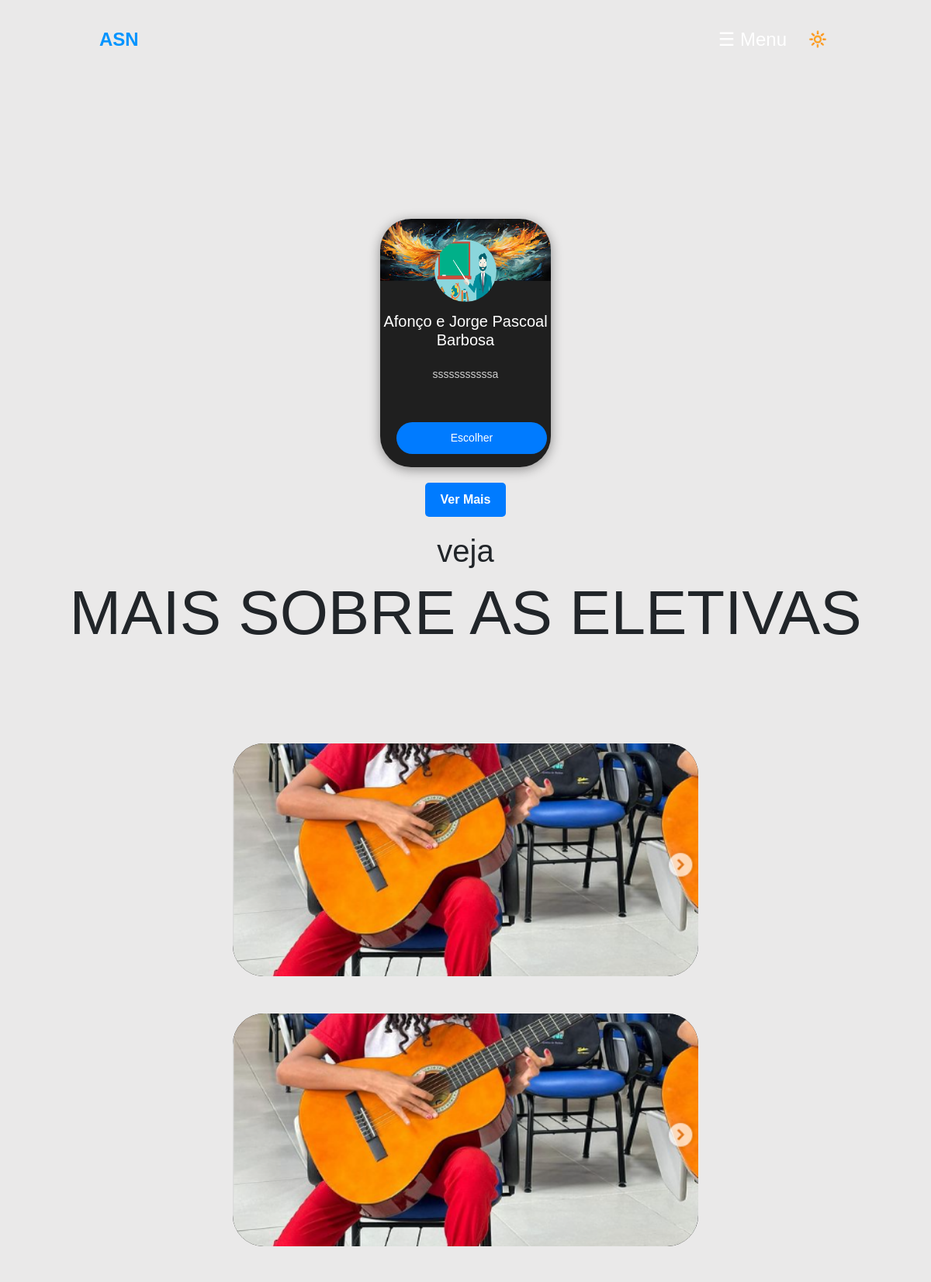
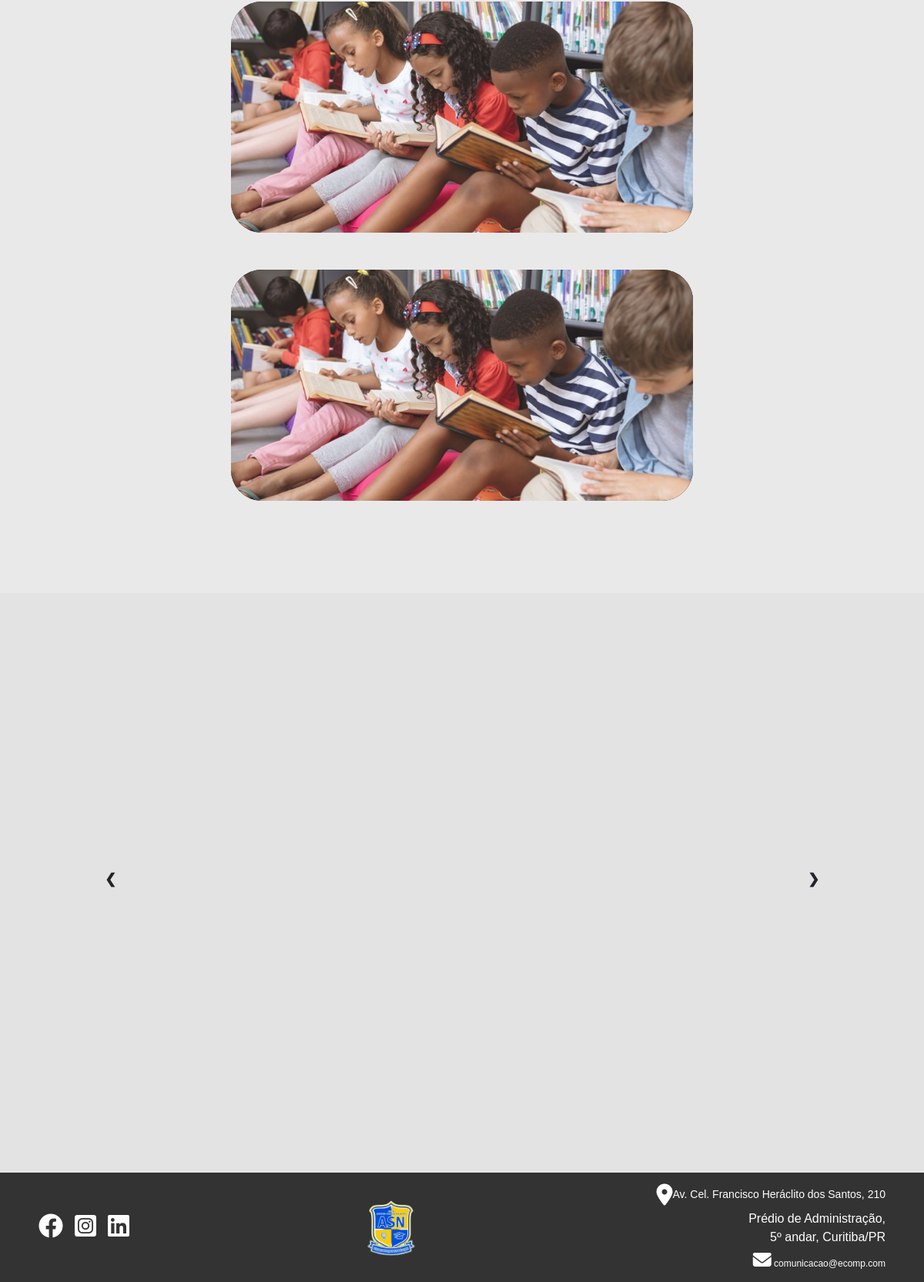
The app's page /eletivas/ with its own data (2 pictures, top to bottom).
### Aplicativo/models.py (models this page shows)
class Eletivas(models.Model):
    titulo = models.CharField(max_length=50)
    descricao = models.TextField(max_length=150)
    imagem = models.ImageField(upload_to="img_eletivas/")
    link = models.URLField(max_length=100, null=True, blank=False)
    img_professores_eletiva = models.ImageField(upload_to="img_eletivas/img_professores_eletiva",null=True, blank=False)

### Aplicativo/views.py (the view)
# urls.py: path('eletivas/', eletivas,name='eletivas'),
def eletivas(request):
    if ver_se_a_pagina_pode_funcionar('eletiva') == True:
        return render(request,'definir_as_paginas/acesso_bloqueado.html')
    dados = dados_universsais.copy()
    dados['pagina'] = "eletivas"
    dados['eletivas'] = Eletivas.objects.all().values()
    todos_professores = {}
    for i in dados['eletivas']:
        todos_professores[f"professor_de_{i['titulo']}"] = Professores.objects.filter(eletiva=f"{i['titulo']}").values()
    dados['todos_professores'] = todos_professores
    return render(request,'eletiva/eletivas.html',dados)

### Aplicativo/templatetags/pesquisa_de_professores.py (called while the page is built)
def pesquisar_professor(dict,nome_da_eletiva):
    var = dict.get(f'professor_de_{nome_da_eletiva}')
    tam_var = len(var)
    mensagem_final = ''
    if tam_var == 2:
        mensagem_final += f"{var[0].get('nome')} e {var[1].get('nome')}"
    elif tam_var == 1:
        mensagem_final += f"{var[0].get('nome')}"
    else:
        mensagem_final += "Nenhum professor nessa eletiva"
    return mensagem_final

### Aplicativo/views.py (called while the page is built)
def ver_se_a_pagina_pode_funcionar(pagina):
    paginaModels = PaginasUtilizaveis.objects.values().get(id=1)
    if paginaModels[f'{pagina}'] != True:
        return True
    else:
        return False

### Aplicativo/templates/eletiva/eletivas.html (shortened to what this page needs)
{% load static %}
<!DOCTYPE html>
<html lang="en">
<head>
    <link rel="stylesheet" href="{% static 'css/styler_2.css'%} ">
    <link rel="stylesheet" href="{% static 'css/links_reutilizados.css'%} ">
    <link rel="stylesheet" href="https://cdn.jsdelivr.net/npm/bootstrap@4.0.0/dist/css/bootstrap.min.css">
</head>
<body>
    {% include 'codigos reutilizados/links_reutilizados.html' %}
    <div class="casdds">
        {% for i in eletivas %}
            <div class="card-1" data-materia="{{i.titulo}}" data-id="{{i.id}}" onmouseenter="entrou(this)" onmouseleave="saiu(this)">
                <div class="top-section" style=" background-image: url('../../../media/{{i.imagem}}');">
                    <img src="../../../media/{{i.img_professores_eletiva}}" alt="Wilmeika and Juliano">
                </div>
                {% load pesquisa_de_professores %}
                <div class="align">
                    <h2>{{todos_professores|pesquisar_professor:i.titulo}}</h2>
                    <p>{{i.descricao}}</p>
                </div>
                <button onclick="vai(this)" data-link="{{i.link}}">Escolher</button>
            </div>
        {% endfor%}
</div>
<section class="part">
    <a href="#" class="text-decoration-none botao-ver-mais">Ver Mais</a>
</section>
<section>
    <div class="ini">
        <h2>veja</h2>
        <h1>MAIS SOBRE AS ELETIVAS</h1>
        <div class="eleti">
            <div class="div1">
                <img src="../../../media/img_fixas/Sem título.png" alt="">
            </div>
            <div class="div2">
                <img src="../../../media/img_fixas/Sem título.png" alt="">
            </div>
            <div class="div3">
                <img src="../../../media/img_fixas/literatura.png" alt="">
            </div>
            <div class="div4">
                <img src="../../../media/img_fixas/literatura.png" alt="">
            </div>
        </div>
    </div>
</section>
<div style="background-color: #cfcfcf3b; padding:10%">
    <div class="slideshow-container">
        <a class="prev" onclick="plusSlides(-1)">&#10094;</a>
        <a class="next" onclick="plusSlides(1)">&#10095;</a>
    </div>
    <br>
</div>
{% include 'codigos reutilizados/footer.html' %}
</body>
</html>

### Aplicativo/static/css/styler_2.css (style rules this page uses)
.card-1 { width: 220px; height: 320px; background-color: #1f1f1f; border-radius: 40px; box-shadow: 0 4px 8px rgba(0, 0, 0, 0.1); text-align: center; color: white; overflow: hidden; box-shadow: 0 3px 15px rgb(0 0 0 / 0.4); }
.card-1 .top-section { background-color: white; padding: 20px; height: 80px; background-size: cover; }
.card-1 img { margin-top: 4%; width: 80px; height: 80px; border-radius: 50%; overflow: hidden; }
.card-1 h2 { font-size: 20px; margin-bottom: 10px; margin-top: 40px; }
.card-1 p { margin-top: 10%; font-size: 14px; margin-bottom: 20px; color: #cfcfcf; padding: 0 10px; }
.card-1 button { background-color: #007bff; color: white; border: none; padding: 10px 70px; border-radius: 50px; cursor: pointer; font-size: 14px; margin-bottom: 10px; }
.casdds { display: flex; justify-content: space-evenly; flex-wrap: wrap; gap: 48px; margin-top: 15%; }
.botao-ver-mais { display: inline-block; padding: 10px 20px; margin: 20px 10px; font-size: 16px; font-weight: bold; color: white; background-color: #007bff; border: none; border-radius: 5px; text-align: center; text-decoration: none; cursor: pointer; transition: background-color 0.3s; }
.align p { word-wrap: break-word; white-space: normal; height: 52px; overflow-y: scroll; }
.part { display: flex; justify-content: center; align-items: center; }
body { font-family: Arial, sans-serif; margin: 0; padding: 0; }
.ini { display: flex; align-items: center; justify-content: center; text-align: center; flex-direction: column; }
.ini h1 { font-size: 80px; margin: 0; }
.ini h2 { font-size: 40px; margin: 2; }
.eleti { display: flex; justify-content: space-between; flex-wrap: wrap; justify-content: center; gap: 48px; padding: 10%; }
.div1, .div2, .div3, .div4 { position: relative; border-radius: 40px; overflow: hidden; width: 600px; height: 300px; transition: transform 0.5s ease, box-shadow 0.5s ease; }
.div1, .div2, .div3, .div4 { background-color: rgb(0, 0, 0); }
.div1 img, .div2 img, .div3 img, .div4 img { width: 100%; height: 100%; object-fit: cover; transition: transform 0.5s ease; }
.slideshow-container { max-width: 1000px; position: relative; margin: auto; }
.prev, .next { cursor: pointer; position: absolute; top: 50%; width: auto; margin-top: -22px; padding: 16px; color: white; font-weight: bold; font-size: 18px; transition: 0.6s ease; border-radius: 0 3px 3px 0; user-select: none; }
.next { right: 0; border-radius: 3px 0 0 3px; }
html { scroll-behavior: smooth; }
@media (min-width: 1023px) and (max-width: 1440px) { .casdds { display: flex; justify-content: center; flex-wrap: wrap; gap: 48px; margin-top: 15%; } }

### Aplicativo/static/css/links_reutilizados.css (style rules this page uses)
:root { --display-adicionar: none; --display-deletar: none; }

### Aplicativo/static/css/cab.css (style rules this page uses)
body { margin: 0; font-family: Arial, sans-serif; transition: margin-left 0.3s, background-color 0.3s; background-color: #eae9e9; }
button { background: none; border: none; color: #fff; font-size: 1.5rem; cursor: pointer; margin-left: 1rem; }

### Aplicativo/templates/codigos reutilizados/footer.html (style rules this page uses)
p { transition: .5s }

### records on screen
Eletivas: imagem (picture), img_professores_eletiva (picture), titulo "Afonço e Jorge Pascoal Barbosa", descricao "sssssssssssa"
